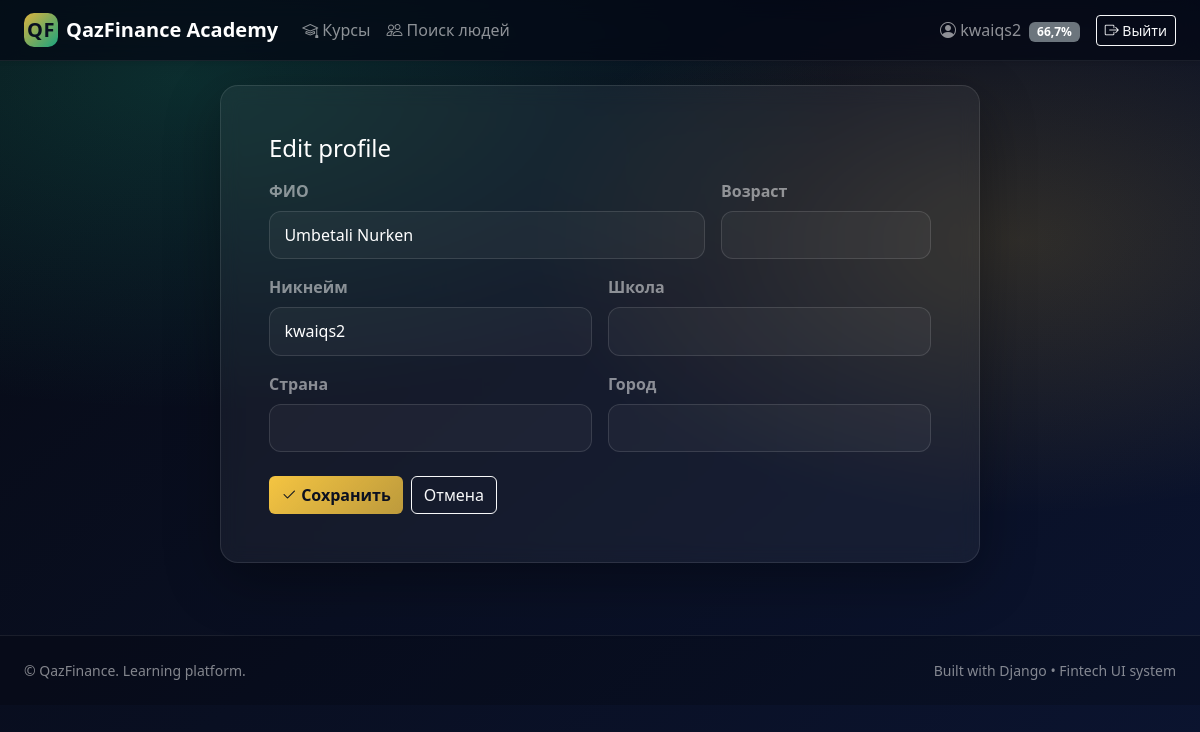
The page /accounts/profile/edit/ (signed in) on the database its author committed.
### accounts/models.py (models this page shows, shortened)
class User(AbstractBaseUser, PermissionsMixin):
    email = models.EmailField(unique=True)
    full_name = models.CharField(max_length=255)
    nickname = models.CharField(max_length=64, unique=True)
    age = models.PositiveIntegerField(null=True, blank=True)
    school = models.CharField(max_length=255, blank=True)
    country = models.CharField(max_length=128, blank=True)
    city = models.CharField(max_length=128, blank=True)
    rating = models.FloatField(default=0.0)
    email_verified = models.BooleanField(default=False)
    is_active = models.BooleanField(default=True)
    is_staff = models.BooleanField(default=False)
    date_joined = models.DateTimeField(default=timezone.now)
    objects = UserManager()
    USERNAME_FIELD = "email"
    REQUIRED_FIELDS = ["full_name", "nickname"]

### accounts/views.py (the view)
# urls.py: path("profile/edit/", views.profile_edit_view, name="profile_edit"),
@login_required
def profile_edit_view(request):
    if request.method == "POST":
        form = ProfileEditForm(request.POST, instance=request.user)
        if form.is_valid():
            form.save()
            messages.success(request, "Профиль обновлён.")
            return redirect("accounts:profile")
    else:
        form = ProfileEditForm(instance=request.user)
    return render(request, "accounts/profile_edit.html", {"form": form})

### accounts/forms.py
class ProfileEditForm(forms.ModelForm):
    class Meta:
        model = User
        fields = ["full_name", "nickname", "age", "school", "country", "city"]
        labels = {
            "full_name": "ФИО",
            "nickname": "Никнейм",
            "age": "Возраст",
            "school": "Школа",
            "country": "Страна",
            "city": "Город",
        }
    def __init__(self, *args, **kwargs):
        super().__init__(*args, **kwargs)
        for name, f in self.fields.items():
            _apply_bootstrap(f)

### accounts/forms.py (called while the page is built)
def _apply_bootstrap(field):
    if hasattr(field.widget, "attrs"):
        classes = field.widget.attrs.get("class", "")
        field.widget.attrs["class"] = (classes + " form-control input-dark").strip()

### templates/accounts/profile_edit.html (shortened to what this page needs)
{% extends "base.html" %}
{% block content %}
<div class="row justify-content-center">
  <div class="col-lg-8">
    <div class="glass-card p-4 p-lg-5">
      <h1 class="h4 text-white mb-3">Edit profile</h1>
      <form method="post" class="form-dark">
        <div class="row g-3">
          <div class="col-md-8">
            <label class="form-label text-white-50">{{ form.full_name.label }}</label>
            {{ form.full_name }}
          </div>
          <div class="col-md-4">
            <label class="form-label text-white-50">{{ form.age.label }}</label>
            {{ form.age }}
          </div>
          <div class="col-md-6">
            <label class="form-label text-white-50">{{ form.nickname.label }}</label>
            {{ form.nickname }}
          </div>
          <div class="col-md-6">
            <label class="form-label text-white-50">{{ form.school.label }}</label>
            {{ form.school }}
          </div>
          <div class="col-md-6">
            <label class="form-label text-white-50">{{ form.country.label }}</label>
            {{ form.country }}
          </div>
          <div class="col-md-6">
            <label class="form-label text-white-50">{{ form.city.label }}</label>
            {{ form.city }}
          </div>
        </div>
        <div class="d-flex gap-2 mt-4">
          <button class="btn btn-gold" type="submit"><i class="bi bi-check2"></i> Сохранить</button>
          <a class="btn btn-outline-light" href="/accounts/profile/">Отмена</a>
        </div>
      </form>
    </div>
  </div>
</div>
{% endblock %}

### templates/base.html (shortened to what this page needs)
<!doctype html>
<html lang="ru">
<head>
  <link href="https://cdn.jsdelivr.net/npm/bootstrap@5.3.3/dist/css/bootstrap.min.css" rel="stylesheet">
  <link href="https://cdn.jsdelivr.net/npm/bootstrap-icons@1.11.3/font/bootstrap-icons.css" rel="stylesheet">
  <link href="/static/css/app.css" rel="stylesheet">
</head>
<body class="app-bg">
<nav class="navbar navbar-expand-lg navbar-dark app-nav shadow-sm sticky-top">
  <div class="container-fluid px-4">
    <a class="navbar-brand fw-bold d-flex align-items-center gap-2" href="/">
      <span class="brand-mark">QF</span>
      <span>QazFinance Academy</span>
    </a>
    <div class="collapse navbar-collapse" id="navMain">
      <ul class="navbar-nav me-auto mb-2 mb-lg-0">
        <li class="nav-item"><a class="nav-link" href="/academy/"><i class="bi bi-mortarboard"></i> Курсы</a></li>
        <li class="nav-item"><a class="nav-link" href="/accounts/people/"><i class="bi bi-people"></i> Поиск людей</a></li>
      </ul>
      <ul class="navbar-nav ms-auto align-items-lg-center gap-lg-2">
        {% if user.is_authenticated %}
          <li class="nav-item">
            <a class="nav-link" href="/accounts/profile/">
              <i class="bi bi-person-circle"></i> {{ user.nickname }}
              <span class="badge text-bg-secondary ms-1">{{ user.rating|floatformat:1 }}%</span>
            </a>
          </li>
          <li class="nav-item"><a class="btn btn-outline-light btn-sm" href="/accounts/logout/"><i class="bi bi-box-arrow-right"></i> Выйти</a></li>
        {% else %}
          <li class="nav-item"><a class="btn btn-outline-light btn-sm" href="/accounts/login/">Войти</a></li>
          <li class="nav-item"><a class="btn btn-gold btn-sm" href="/accounts/signup/">Регистрация</a></li>
        {% endif %}
      </ul>
    </div>
  </div>
</nav>
<main class="container-fluid px-4 py-4">
  {% block content %}{% endblock %}
</main>
<footer class="app-footer mt-5">
  <div class="container-fluid px-4 py-4">
    <div class="d-flex flex-column flex-md-row justify-content-between gap-2">
      <div class="text-white-50 small">
        © {{ now|date:"Y" }} QazFinance. Learning platform.
      </div>
      <div class="text-white-50 small">
        Built with Django • Fintech UI system
      </div>
    </div>
  </div>
</footer>
</body>
</html>

### static/css/app.css (style rules this page uses)
:root { --bg1:#070A14; --bg2:#0B1430; --card: rgba(255,255,255,0.06); --card2: rgba(255,255,255,0.08); --stroke: rgba(255,255,255,0.12); --text-muted: rgba(255,255,255,0.65); --gold:#F5C542; --emerald:#20C997; }
.app-bg { background: radial-gradient(1200px 600px at 15% 10%, rgba(32,201,151,0.18), transparent 55%), radial-gradient(900px 500px at 85% 30%, rgba(245,197,66,0.16), transparent 55%), linear-gradient(140deg, var(--bg1), var(--bg2)); min-height: 100vh; }
.app-nav { background: rgba(4,8,20,0.72); border-bottom: 1px solid rgba(255,255,255,0.08); backdrop-filter: blur(10px); }
.brand-mark { width: 34px; height: 34px; border-radius: 10px; display: grid; place-items:center; background: linear-gradient(135deg, rgba(245,197,66,0.9), rgba(32,201,151,0.8)); color: #081021; font-weight: 900; letter-spacing: .5px; }
.btn-gold { background: linear-gradient(135deg, rgba(245,197,66,1), rgba(245,197,66,0.75)); color: #0b1020; border: 0; font-weight: 700; }
.glass-card { border: 1px solid rgba(255,255,255,0.10); background: rgba(255,255,255,0.05); border-radius: 18px; box-shadow: 0 18px 55px rgba(0,0,0,0.32); backdrop-filter: blur(10px); }
.form-dark input, .input-dark, .form-dark select, .form-dark textarea { background: rgba(255,255,255,0.04) !important; border: 1px solid rgba(255,255,255,0.12) !important; color: #fff !important; border-radius: 12px !important; padding: .7rem .9rem !important; }
.form-dark input::placeholder { color: rgba(255,255,255,0.45); }
.form-dark label { font-weight: 600; }
.app-footer { border-top: 1px solid rgba(255,255,255,0.08); background: rgba(0,0,0,0.18); }

### rows shown on the page
User: nickname "kwaiqs2", rating "66,7", full_name "Umbetali Nurken"
